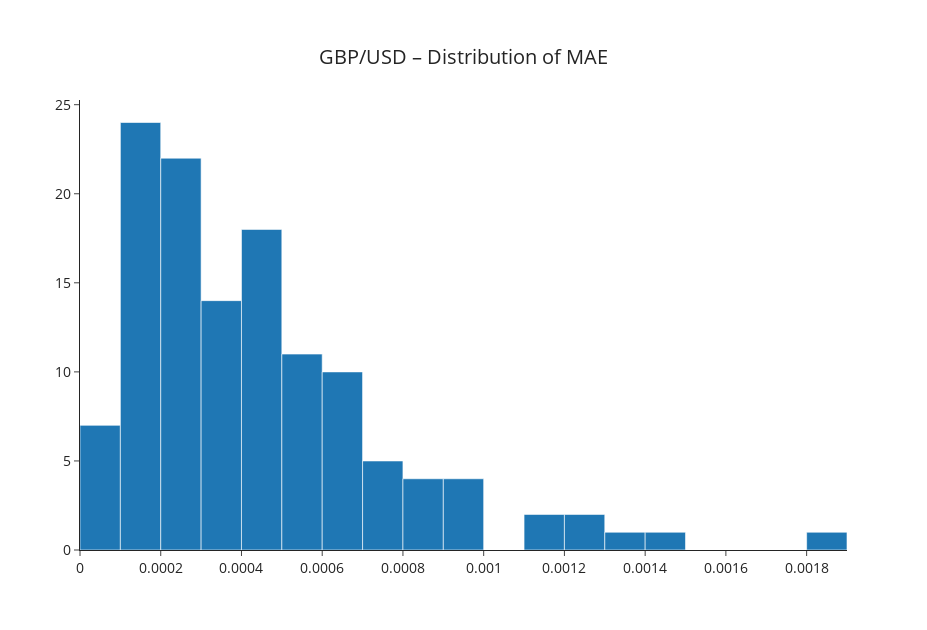

Here is the notebook cell this chart was saved with:
### Markdown cell above
### Distributions of Validation Errors

### Code cell
scoring_name = "MAE"
fig = plot_hist_model_scores(
    val_all_scores,
    scoring_name,
    data_name=data_name,
    model_name=model_name,
    model_version=model_version,
    in_label=True,
    engine="plotly",
)
# display(
#     plot_hist_model_scores(
#         data_name,
#         val_all_scores2,
#         scoring_name,
#         model_name=model_name2,
#         model_version=model_version2,
#         in_label=True,
#         fig=fig,
#     )
# )
display(fig)
